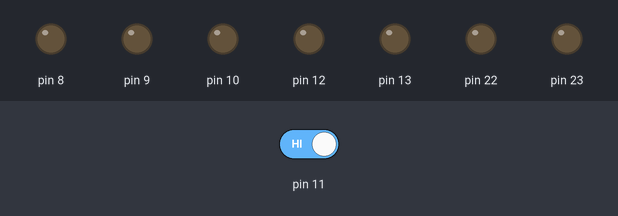
A sketch run on a simulated Arduino Uno, built with avr-gcc and run on an emulated ATmega328P. Shown: output pins drawn as LEDs (lit = HIGH). Inputs (shaded band) come from the test bench; at power-on: pin 11 HIGH.

Above: at 1.2 s.
1.3 s: pin 11 driven LOW
At 1.8 s:
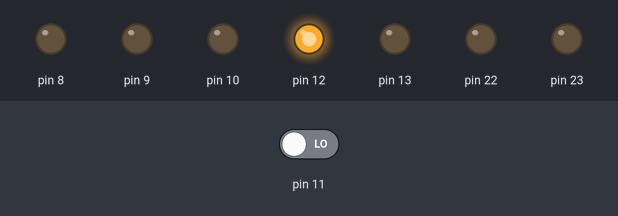
2.8 s: pin 11 driven HIGH
At 4.1 s:
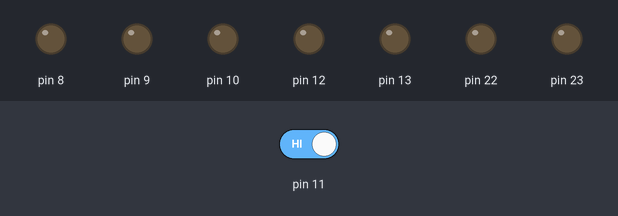
Timing chart, 0 to 5.8 s (numbered marks = the images above; inputs shaded):
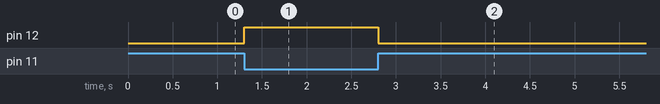

Measured:
- after the input at 1.3 s, pin 12: LOW → HIGH at once
- after the input at 2.8 s, pin 12: HIGH → LOW at once

The sketch:

Lab1P1.ino
```cpp
void setup() {
  // put your setup code here, to run once:
  DDRB = 0b11110111;
}
char x;
void loop() {
  // put your main code here, to run repeatedly:
  x = PINB & 0b00001000;          //if PB3 unclick then x = 1 else x = 0 (pull up)
  if(x==0)
    PORTB = PORTB | 0b00010000;   //Set PB4 = 1
  else
    PORTB = PORTB & 0b11101111;   //Set PB4 = 0
}
```
